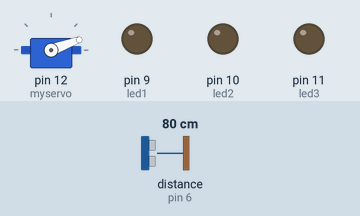
The sketch below on a simulated Arduino Uno, built with avr-gcc and run on an emulated ATmega328P. Parts: servo, output pins drawn as LEDs (lit = HIGH). Wiring (inferred from the names in the program): ultrasonic range finder: trigger pin 5; echo pin 6. The test bench sets the inputs (shaded band); at power-on: distance to the obstacle (sensor on pin 6) 80 cm. The echo pulse lasts 58.3 µs per cm; pins used as bus, display or sensor lines are not drawn.

Above: at 1.2 s.
1.3 s: distance to the obstacle (sensor on pin 6) set to 17 cm
2.8 s: distance to the obstacle (sensor on pin 6) set to 13 cm
At 3.5 s:
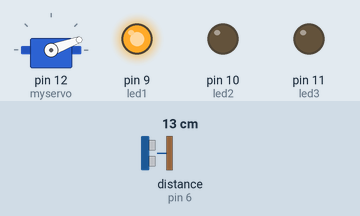
4.5 s: distance to the obstacle (sensor on pin 6) set to 9 cm
At 4.9 s:
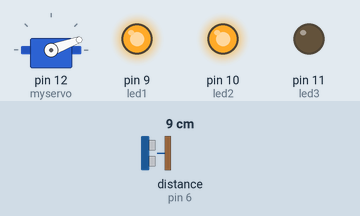
6.0 s: distance to the obstacle (sensor on pin 6) set to 7 cm
7.5 s: distance to the obstacle (sensor on pin 6) set to 4 cm
At 8.7 s:
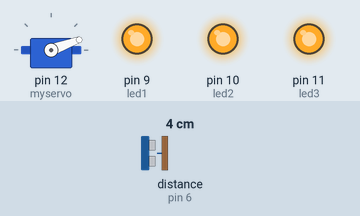
9.0 s: distance to the obstacle (sensor on pin 6) set to 18 cm
At 10.6 s:
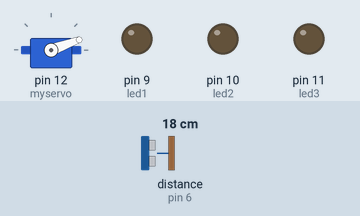
Timing chart, 0 to 12.1 s (numbered marks = the images above; inputs shaded):
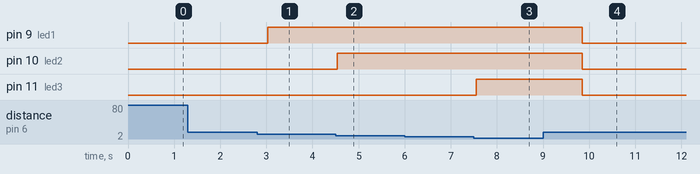

Measured:
- the behaviour switches between 16 and 15 cm on distance to the obstacle (sensor on pin 6) (found by bisection; images 0 and 1)
- the behaviour switches between 11 and 10 cm on distance to the obstacle (sensor on pin 6) (found by bisection; images 1 and 2)
- the behaviour switches between 6 and 5 cm on distance to the obstacle (sensor on pin 6) (found by bisection; images 2 and 3)
- after the input at 1.3 s, every drawn part: stays the same
- after the input at 2.8 s, pin 9 (led1): LOW → HIGH after 0.24 s
- after the input at 4.5 s, pin 10 (led2): LOW → HIGH at once
- after the input at 6.0 s, every drawn part: stays the same
- after the input at 7.5 s, pin 11 (led3): LOW → HIGH after 0.05 s
- after the input at 9.0 s, pin 9 (led1), pin 10 (led2), pin 11 (led3): HIGH → LOW after 0.85 s

The sketch:

dustbin.ino
```cpp
#include <Servo.h>
#include <SoftwareSerial.h>

SoftwareSerial mySerial(2,3);

Servo myservo;
int pos = 20;

//this is for gate controll
const int trigPin1 = 5;
const int echoPin1 = 6;


const int led1 = 9;
const int led2 = 10;
const int led3 = 11;

//const int buzzer = 12;

long duration;
float distance;

void setup()
{
  myservo.attach(12);
//  pinMode(buzzer, OUTPUT);
  pinMode(trigPin1, OUTPUT);
  pinMode(echoPin1, INPUT);
//  pinMode(trigPin2, OUTPUT);
  //pinMode(echoPin2, INPUT);
  pinMode(led1, OUTPUT);
  pinMode(led2, OUTPUT);
  pinMode(led3, OUTPUT);
  myservo.write(pos);


}

void loop()
{
  //Serial.begin(9600);
  digitalWrite(trigPin1, LOW);
  delayMicroseconds(2);
  digitalWrite(trigPin1, HIGH);
  delayMicroseconds(10);
  digitalWrite(trigPin1, LOW);


  duration = pulseIn(echoPin1, HIGH);
  distance = 0.034*(duration/2);


  if(distance < 15 && distance > 10){
    digitalWrite(led1,HIGH);
  }
  else if(distance < 10 && distance > 5){
    digitalWrite(led1,HIGH);
    digitalWrite(led2,HIGH);
  }else if(distance < 5){
  digitalWrite(led1,HIGH);
    digitalWrite(led2,HIGH);
  digitalWrite(led3,HIGH);

  Serial.println("AT+CMGF=1");
    delay(500);
    Serial.println("AT+CMGS=\"+8801790555640\"");//Change the receiver phone number
    delay(500);
    Serial.print("Garbage is full");    //the message you want to send
    delay(500);
    Serial.write(26);
    delay(500);
  }
  else{
  digitalWrite(led1,LOW);
    digitalWrite(led2,LOW);
  digitalWrite(led3,LOW);
  }

  delay(300);
}
```
